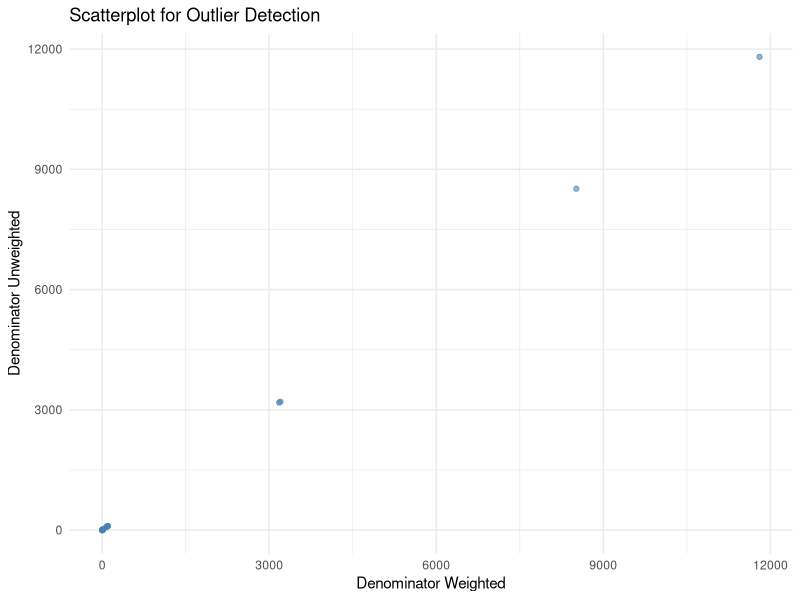
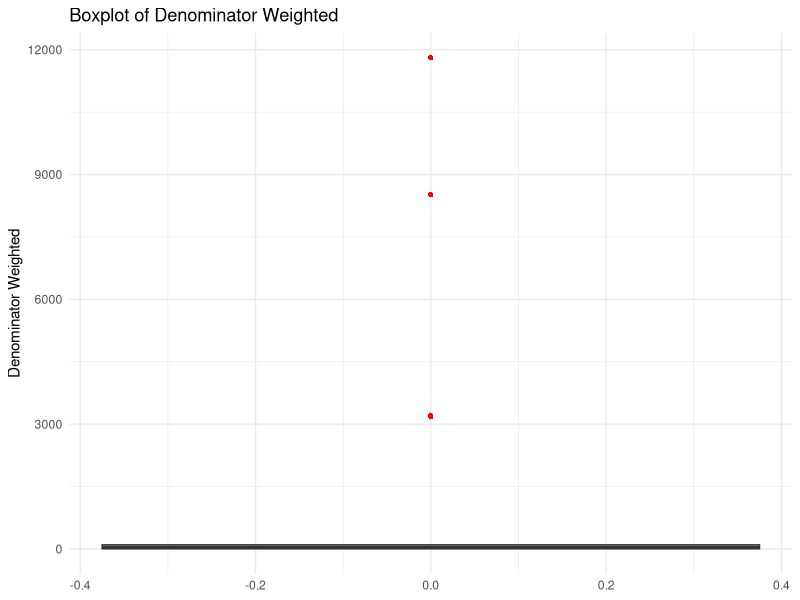

R code for these plots, in order: (Note: this script raises an error after producing the figures.)
## ---- chunk 1
knitr::opts_chunk$set(echo = FALSE,   results = "hide",  message = FALSE,   # hide package messages
  warning = FALSE)
## ---- chunk 2
library(dplyr)
library(tidyr)
library(stringr)
library(readr)
library(here)
library(purrr)
library(ggplot2)

getwd()
list.files("data/raw_data")
## ---- chunk 3
lit_df <- read_csv(here("raw_data", "literacy_national_zaf.csv"))
## ---- chunk 4
head(lit_df,5 )
## ---- chunk 5
lit_df <- lit_df[-1, ]
## ---- chunk 6
dim(lit_df)
## ---- chunk 7
dup_check <- lit_df %>%
  group_by(Indicator, SurveyYear, CharacteristicId, Value) %>%
  filter(n() > 1)

dup_check

## ---- chunk 8

data.frame(
  Column = names(lit_df),
  Missing_Percentage = paste0(round(colMeans(is.na(lit_df)) * 100, 2), "%")
  )

## ---- chunk 9
data.frame(
  Column = names(lit_df),
  Missing_Data = paste0(colSums(is.na(lit_df)))
  )
## ---- chunk 10
data.frame(
  Column = names(lit_df),
  paste0(sapply(lit_df, typeof))
)

## ---- chunk 11
str(lit_df)

## ---- chunk 12
lit_df <- lit_df %>%
  mutate(
        Value = as.numeric(Value),
    Precision = as.numeric(Precision),
    SurveyYear = as.integer(SurveyYear),
    IndicatorOrder = as.integer(IndicatorOrder),
    CharacteristicId = as.integer(CharacteristicId),
    CharacteristicOrder = as.integer(CharacteristicOrder),
    IsTotal = as.logical(as.integer(IsTotal)),
    IsPreferred = as.logical(as.integer(IsPreferred)),
    SurveyYearLabel = as.integer(SurveyYearLabel),
    DenominatorWeighted = as.numeric(DenominatorWeighted),
    DenominatorUnweighted = as.numeric(DenominatorUnweighted),
  )
## ---- chunk 13
library(purrr)
n_sample <- 3

summary_tbl <- lit_df %>%
  map_df(~ tibble(
    n_unique = n_distinct(.),
    sample_values = paste(head(unique(.), n_sample), collapse = ", ")
  ), .id = "column")


summary_tbl
## ---- chunk 14
lit_df <- lit_df %>%
  
 select(
     -ISO3, 
    -DHS_CountryCode, 
    -CountryName, 
    -SurveyId,
    -ByVariableId, 
    -ByVariableLabel, 
    -IsTotal,
    -RegionId, 
    -SurveyYearLabel, 
    -SurveyType,
    -CharacteristicOrder
  )
## ---- chunk 15


lit_df <- lit_df %>%
  fill(DenominatorWeighted, DenominatorUnweighted, .direction = "downup")

lit_df[
       c("DenominatorWeighted", "DenominatorUnweighted")]

## ---- chunk 16
ggplot(lit_df, aes(x = Value, y = Value)) +
  geom_point(alpha = 0.6, color = "steelblue") +
  labs(title = "Scatterplot for Outlier Detection",
       x = "Denominator Weighted",
       y = "Denominator Unweighted") +
  theme_minimal()

ggplot(lit_df, aes(y = Value)) +
  geom_boxplot(fill = "lightblue", outlier.color = "red", outlier.shape = 16) +
  labs(title = "Boxplot of Denominator Weighted",
       y = "Denominator Weighted") +
  theme_minimal()

## ---- chunk 17
dim(lit_df)
## ---- chunk 18
write_csv(lit_df, here("cleaned_data", "literacy_cleaned.csv"))
